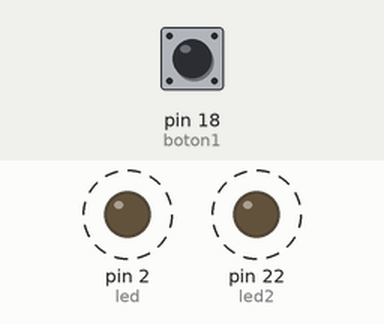
A sketch run on a simulated Arduino Mega 2560, built with avr-gcc and run on an emulated ATmega2560. Shown: output pins drawn as LEDs (lit = HIGH). Dashed ring = blinking. The test bench sets the inputs (shaded band); at power-on: pin 18 (boton1) HIGH. What the sketch prints to the serial monitor is not drawn.

Above: at 6.8 s.
6.9 s: pin 18 (boton1) pulled LOW for 2.6 s
Timing chart, 0 to 17.0 s (numbered marks = the images above; inputs shaded):
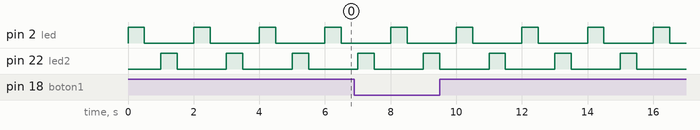

Measured:
- by itself, pin 2 (led), pin 22 (led2): alternates HIGH for 0.50 s and LOW for 1.5 s

The sketch:

eje_2_Secuencial.ino
```cpp
#define led 2
#define led2 22
#define boton1 18

#define t_1 500
#define t_2 500

void setup() {
  // put your setup code here, to run once:
  pinMode(led,OUTPUT);
  pinMode(led2,OUTPUT);
  pinMode(boton1,INPUT_PULLUP);
  Serial.begin(115200);

}

void loop() {
  // put your main code here, to run repeatedly:
  digitalWrite(led,1);
  delay(t_1);
  digitalWrite(led,0);
  delay(t_1);

  digitalWrite(led2,1);
  delay(t_2);
  digitalWrite(led2,0);
  delay(t_2);

  bool estado_boton = digitalRead(boton1);
  if(estado_boton == 0){
    Serial.println("boton presionado");
  }
  //delay(60);
}
```
